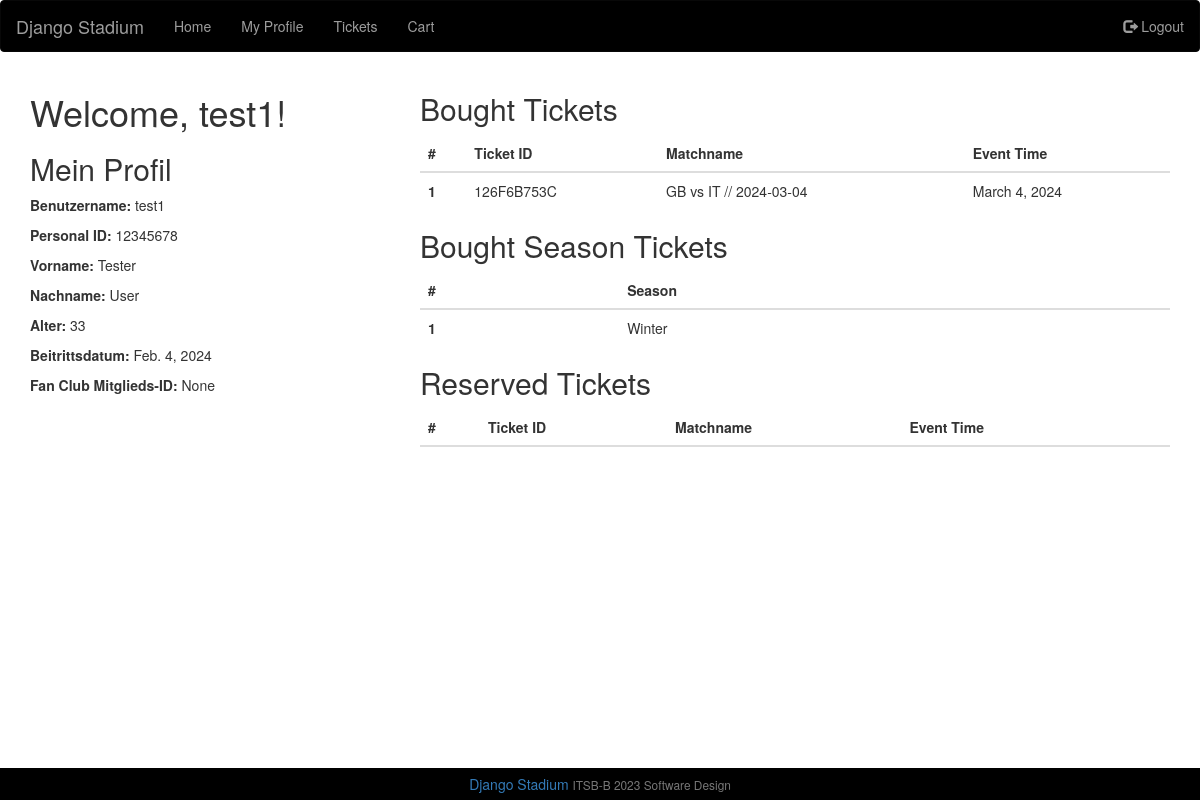
Screenshot of /myprofile/ (signed in) with the database file from the repository.
### Customers/models.py (models this page shows, shortened)
class ShopCustomer(models.Model):
    user = models.OneToOneField(User, unique=True, related_name='customer', on_delete=models.CASCADE, null=True)
    personalid = models.CharField(max_length=30, primary_key=True)
    firstName = models.CharField(max_length=50, null=True, blank=True)
    lastName = models.CharField(max_length=50, null=True, blank=True)
    age = models.IntegerField(null=True, blank=True)
    joined = models.DateField(auto_now_add=True)
    fanClubMemberid = models.CharField(max_length=10, null=True, blank=True)
    reservations = models.IntegerField(default=0)
    seasonticketholder = models.BooleanField(default=False)

### Ticketshop/models.py (models this page shows, shortened)
class BaseTicket(Ticket):
    class Meta:
        swappable = "PRODUCT_MODEL"
        db_table = "products_base"

class MyTicket(BaseTicket):
    class Meta:
        db_table = "pages_ticketbase"
    price = models.IntegerField(default=30)
    used = models.BooleanField(auto_created=True, default=False)
    seasonCard = models.ForeignKey(SeasonTicket, on_delete=models.PROTECT,  null=True, blank=True)
    matchEvent = models.ForeignKey(MatchStadium, on_delete=models.PROTECT)
    bought = models.BooleanField(default=False)
    reserved = models.BooleanField(default=False)
    buyer = models.ForeignKey(ShopCustomer, on_delete=models.PROTECT, null=True, blank=True)

class BaseTicket(Ticket):
    class Meta:
        swappable = "PRODUCT_MODEL"
        db_table = "products_base"

class MatchStadium(models.Model):
    capacity = models.IntegerField(default=30)
    section = models.CharField(max_length=2, default="A")
    matchname = models.ForeignKey(Match, on_delete=models.CASCADE)

class Match(models.Model):
    season = models.CharField(max_length=50)
    matchName = models.CharField(max_length=50)
    eventTime = models.DateField(default=(datetime.now() + relativedelta(months=1)).date()) # Makes it a nice DateField in the admin panel
    def __str__(self):
        return f"{self.matchName} // {self.eventTime}"

class SeasonTicket(models.Model):
    seasonTicketid = models.CharField(max_length=10, primary_key=True, default=uuid.uuid4().hex[:10].upper(), editable=False)
    name = models.CharField(max_length=30)
    price = models.IntegerField(default=300)
    bought = models.BooleanField(default=False)
    buyer = models.ForeignKey(ShopCustomer, on_delete=models.PROTECT, null=True, blank=True)

### Pages/views.py (the view)
# urls.py: path('myprofile/', views.myprofile, name='myprofile'),
def myprofile(request):
    if request.user.is_authenticated: # otherwise doesnt appear the site well
      reserved_tickets = MyTicket.objects.filter(reserved=True, buyer=request.user.customer.personalid)
      bought_tickets = MyTicket.objects.filter(bought=True, buyer=request.user.customer.personalid)
      bought_seasontickets = SeasonTicket.objects.filter(buyer=request.user.customer.personalid)
    else:
        bought_tickets = None
        reserved_tickets = None
        bought_seasontickets = None
    return render(request, 'MyProfile.html', {'reserved_tickets': reserved_tickets, 'bought_tickets': bought_tickets, 'bought_seasontickets': bought_seasontickets})

### Pages/templates/MyProfile.html (shortened to what this page needs)
{% extends 'MainPage.html' %}
{% load static %}
    {% block content %}
    <div class="container">
        {% if user.is_authenticated %}
            <div class="row">
                <div class="col-md-4">
                  <h1>Welcome, {{ user.username }}!</h1>
                    <h2>Mein Profil</h2>
                    <p><strong>Benutzername:</strong> {{ user.username }}</p>
                    <p><strong>Personal ID:</strong> {{ user.customer.personalid }}</p>
                    <p><strong>Vorname:</strong> {{ user.customer.firstName }}</p>
                    <p><strong>Nachname:</strong> {{ user.customer.lastName }}</p>
                    <p><strong>Alter:</strong> {{ user.customer.age }}</p>
                    <p><strong>Beitrittsdatum:</strong> {{ user.customer.joined }}</p>
                    <p><strong>Fan Club Mitglieds-ID:</strong> {{ user.customer.fanClubMemberid }}</p>
                </div>
                <div class="col-md-8">
                    <h2>Bought Tickets</h2>
            <table class="table">
                <thead>
                  <tr>
                    <th scope="col">#</th>
                    <th scope="col">Ticket ID</th>
                    <th scope="col">Matchname</th>
                    <th scope="col">Event Time</th>
                  </tr>
                </thead>
                {% for ticket in bought_tickets %}
                <tr>
                    <th scope="row">{{ forloop.counter }}</th>
                    <td>{{ ticket.Ticketid }}</td>
                    <td>{{ ticket.matchEvent.matchname }}</td>
                    <td>{{ ticket.matchEvent.matchname.eventTime }}</td>
                </tr>
                {% endfor %}
              </table>
              <h2>Bought Season Tickets</h2>
              <table class="table">
                  <thead>
                    <tr>
                      <th scope="col">#</th>
                      <th scope="col">Season</th>
                    </tr>
                  </thead>
                  {% for seasonticket in bought_seasontickets %}
                  <tr>
                      <th scope="row">{{ forloop.counter }}</th>
                      <td>{{ seasonticket.name }}</td>
                  </tr>
                  {% endfor %}
                </table>
                {% if user.customer.seasonticketholder %}
                <table class="table">
                  <thead>
                    <tr>
                      <th scope="col">#</th>
                      <th scope="col">Ticket ID</th>
                      <th scope="col">Matchname</th>
                      <th scope="col">Event Time</th>
                      <th scope="col"></th>
                    </tr>
                  </thead>
                  <h2>Reserved Tickets</h2>
                </table>
                {% else %}
                  <p>Buy a Season Ticket to be able to reserve tickets!</p>
                {% endif %}
        {% else %}
            <p>You must <a href="{% url 'login' %}">log in</a> to view your profile.</p>
        {% endif %}
    </div>
    {% endblock %}

### rows the page displays
MyTicket: Ticketid "126F6B753C", matchEvent.matchname "GB vs IT // 2024-03-04", matchEvent.matchname.eventTime "March 4, 2024"
SeasonTicket: name "Winter"

### other values shown
{{ user.username }} "test1"
{{ user.customer.personalid }} "12345678"
{{ user.customer.firstName }} "Tester"
{{ user.customer.lastName }} "User"
{{ user.customer.age }} "33"
{{ user.customer.joined }} "Feb. 4, 2024"
{{ user.customer.fanClubMemberid }} "None"
